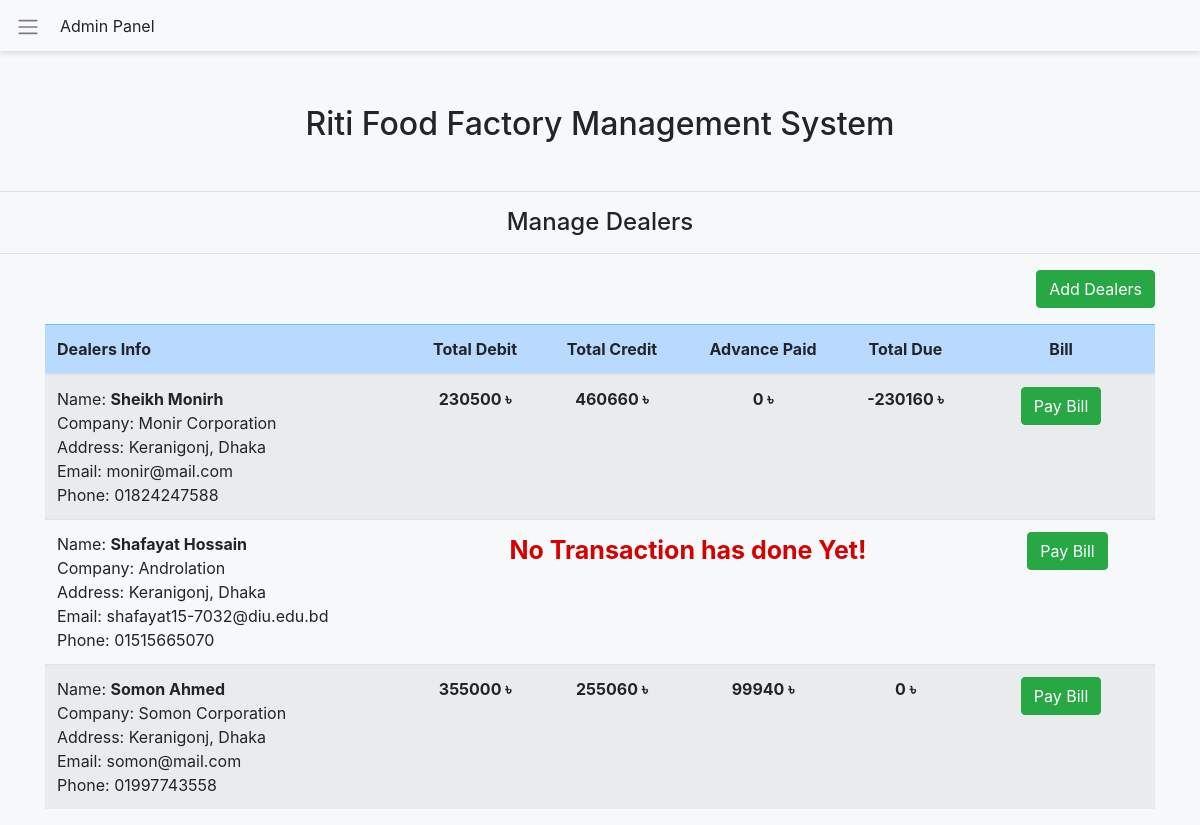
The app's page /manageDealers.php with its own data.
### tables this page shows
CREATE TABLE `dealers` (
  `id` int(11) NOT NULL,
  `skey` text NOT NULL,
  `d_name` text NOT NULL,
  `company` text NOT NULL,
  `address` text NOT NULL,
  `email` text NOT NULL,
  `phone` text NOT NULL,
  `dealer_add_date` datetime NOT NULL DEFAULT current_timestamp()
);

### manageDealers.php (the view, shortened to what this page needs)
<!DOCTYPE html>
<html>
<head>
    <link rel="stylesheet" href="https://maxcdn.bootstrapcdn.com/bootstrap/4.3.1/css/bootstrap.min.css">
    <link rel="stylesheet" href="css/style.css">
</head>
<body>
<?php
include "connection/connect.php";
include "sideNav.php";
include "header.php";
?>
<p class="h4 my-3 text-center">Manage Dealers</p>
<hr>
<div class="container">
    <a href='addDealers.php' class="mb-3 float-right">
        <button type='button' class='btn btn-success'>Add Dealers</button>
    </a>
    <table class='table table-striped'>
        <thead class='table-primary'>
        <tr>
            <th scope='col '>Dealers Info</th>
            <th class='text-center' scope='col'>Total Debit</th>
            <th class='text-center' scope='col'>Total Credit</th>
            <th class='text-center' scope='col'>Advance Paid</th>
            <th class='text-center' scope='col'>Total Due</th>
            <th class='text-center' scope='col'>Bill</th>
        </tr>
        </thead>
        <tbody>
        <?php
        $sql_dealers = "SELECT * FROM dealers";
        $query_dealers = mysqli_query($con, $sql_dealers);
        if (mysqli_num_rows($query_dealers) > 0) {
            while ($dealers = mysqli_fetch_assoc($query_dealers)) {
                $id = $dealers['id'];
                $skey = $dealers['skey'];
                $dealers_name = $dealers['d_name'];
                $company_name = $dealers['company'];
                $address = $dealers['address'];
                $phone = $dealers['phone'];
                $email = $dealers['email'];
                $total_debit = 0;
                $total_credit = 0;
                $sql_payment = "SELECT * FROM payment WHERE `client_id` = '$id'";
                $query_payment = mysqli_query($con, $sql_payment);
                if (mysqli_num_rows($query_payment) > 0) {
                    while ($payment = mysqli_fetch_assoc($query_payment)) {
                        $total_debit = $total_debit + (int)$payment['debit'];
                        $total_credit = $total_credit + (int)$payment['credit'];
                    }
                    $sum = $total_debit - $total_credit;
                    if ($sum >= 0) {
                        $advance = $sum;
                        $total_due = 0;
                        echo "<tr>
										<td class=''>Name: <b>$dealers_name</b>
											<br> Company: $company_name
											<br> Address: $address
											<br> Email: $email
											<br> Phone: $phone
										</td>
										<td class='text-center'><b>$total_debit ৳ </b></td>
										<td class='text-center'><b>$total_credit ৳ </b></td>
										<td class='text-center'><b>$advance ৳ </b></td>
										<td class='text-center'><b>$total_due ৳ </b></td>
										<td class='text-center'>
	                                    <a  class='btn btn-success ' href='payBill.php?id=$id&type=AddPayments&skey=$skey'>Pay Bill</a>
                                        </td>
										</tr>
										";
                    } else {
                        $advance = 0;
                        $total_due = $sum;
                        echo "<tr>
										<td class=''>Name: <b>$dealers_name</b>
											<br> Company: $company_name
											<br> Address: $address
											<br> Email: $email
											<br> Phone: $phone
										</td>
										<td class='text-center'><b>$total_debit ৳ </b></td>
										<td class='text-center'><b>$total_credit ৳ </b></td>
										<td class='text-center'><b>$advance ৳ </b></td>
										<td class='text-center'><b>$total_due ৳ </b></td>
										<td class='text-center'>
	                                    <a  class='btn btn-success ' href='payBill.php?id=$id&type=AddPayments&skey=$skey'>Pay Bill</a>
                                        </td>
										</tr>
										";
                    }
                } else {
                    echo "<tr>
										<td class=''>Name: <b>$dealers_name</b>
											<br> Company: $company_name
											<br> Address: $address
											<br> Email: $email
											<br> Phone: $phone
										</td>
										<td colspan='4' class='text-center' style=' color:#d50000; font-size: 25px;'><b>No Transaction has done Yet! </b></td>
										<td><a  class='btn btn-success text-center ml-5' href='../invoices/payBill.php?id=$id&type=AddPayments&skey=$skey'>Pay Bill</a></td>
										</tr>
										";
                }
            }
        }
        ?>
        </tbody>
    </table>
</div>
</body>
</html>

### css/style.css (style rules this page uses)
body { background-color: #F6F8FA; padding: 0; margin: 0; }

### records on screen
dealers: d_name "Sheikh Monirh", company "Monir Corporation", address "Keranigonj, Dhaka", email "monir@mail.com", phone "01824247588", total_debit "230500", total_credit "460660", advance "0", total_due "-230160"
dealers: d_name "Shafayat Hossain", company "Androlation", address "Keranigonj, Dhaka", email "shafayat15-7032@diu.edu.bd", phone "01515665070"
dealers: d_name "Somon Ahmed", company "Somon Corporation", address "Keranigonj, Dhaka", email "somon@mail.com", phone "01997743558", total_debit "355000", total_credit "255060", advance "99940", total_due "0"
